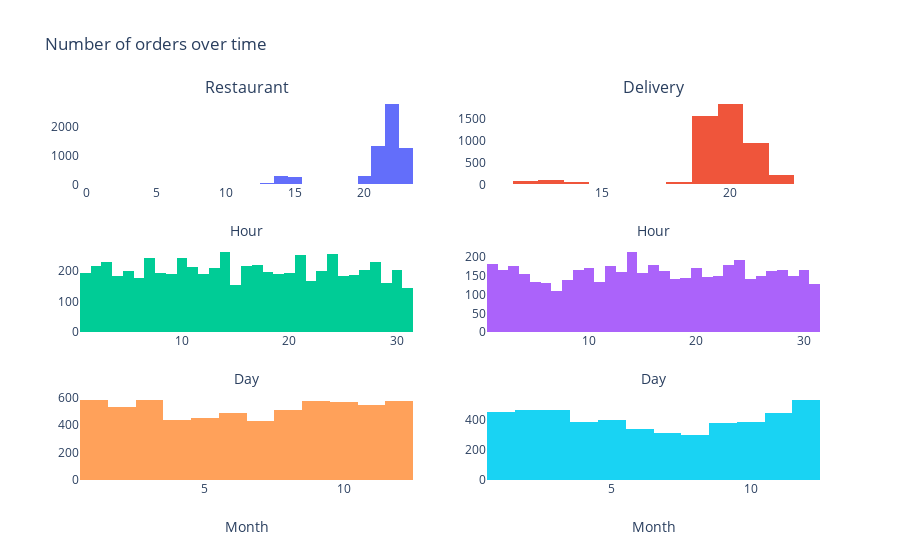

The notebook cell this image was saved under:
### Markdown cell above
### Explore order frequency over time

### Code cell
df_orders["Day"] =pd.DatetimeIndex(df_orders.InvoiceDateHour).day #most frequent days 
df_orders["Hour"] = pd.DatetimeIndex(df_orders.InvoiceDateHour).hour #most frequent request hours 
df_orders["Month"] = pd.DatetimeIndex(df_orders.InvoiceDateHour).month #most frequent request months 

# Split into restaurant orders and deliveries
df_rest = df_orders[df_orders.IsDelivery == 0] 
df_deli = df_orders[df_orders.IsDelivery == 1] 

fig = make_subplots(3,2, subplot_titles=["Restaurant", "Delivery"])

fig.add_trace(go.Histogram(x=df_rest.Hour,nbinsx=24, name="Restaurant Hour"),1,1)
fig.add_trace(go.Histogram(x=df_deli.Hour,nbinsx=24, name="Delivery Hour"),1,2)

fig.add_trace(go.Histogram(x=df_rest.Day,nbinsx=31, name="Restaurant Day"),2,1)
fig.add_trace(go.Histogram(x=df_deli.Day,nbinsx=31, name="Delivery Day"),2,2)

fig.add_trace(go.Histogram(x=df_rest.Month,nbinsx=12, name="Restaurant Month"),3,1)
fig.add_trace(go.Histogram(x=df_deli.Month,nbinsx=12, name="Delivery Month"),3,2)

fig.update_xaxes(title_text="Hour", row=1, col=1)
fig.update_xaxes(title_text="Hour", row=1, col=2)
fig.update_xaxes(title_text="Day", row=2, col=1)
fig.update_xaxes(title_text="Day", row=2, col=2)
fig.update_xaxes(title_text="Month", row=3, col=1)
fig.update_xaxes(title_text="Month", row=3, col=2)

fig.update_layout(title_text="Number of orders over time", plot_bgcolor="white", showlegend=False)

fig.show()

### Figure 1 — Plotly figure (JSON) as saved in the notebook; plotly's stock layout.template omitted (floating-point values rounded to 4 significant figures; data arrays with more than 128 entries replaced by an {"elided": "..."} marker saying what was removed)
{"data": [{"name": "Restaurant Hour", "nbinsx": 24, "type": "histogram", "x": {"elided": "6281 int values"}, "xaxis": "x", "yaxis": "y"}, {"name": "Delivery Hour", "nbinsx": 24, "type": "histogram", "x": {"elided": "4866 int values"}, "xaxis": "x2", "yaxis": "y2"}, {"name": "Restaurant Day", "nbinsx": 31, "type": "histogram", "x": {"elided": "6281 int values"}, "xaxis": "x3", "yaxis": "y3"}, {"name": "Delivery Day", "nbinsx": 31, "type": "histogram", "x": {"elided": "4866 int values"}, "xaxis": "x4", "yaxis": "y4"}, {"name": "Restaurant Month", "nbinsx": 12, "type": "histogram", "x": {"elided": "6281 int values"}, "xaxis": "x5", "yaxis": "y5"}, {"name": "Delivery Month", "nbinsx": 12, "type": "histogram", "x": {"elided": "4866 int values"}, "xaxis": "x6", "yaxis": "y6"}], "layout": {"annotations": [{"font": {"size": 16}, "showarrow": false, "text": "Restaurant", "x": 0.225, "xanchor": "center", "xref": "paper", "y": 1, "yanchor": "bottom", "yref": "paper"}, {"font": {"size": 16}, "showarrow": false, "text": "Delivery", "x": 0.775, "xanchor": "center", "xref": "paper", "y": 1, "yanchor": "bottom", "yref": "paper"}], "plot_bgcolor": "white", "showlegend": false, "title": {"text": "Number of orders over time"}, "xaxis": {"anchor": "y", "domain": [0, 0.45], "title": {"text": "Hour"}}, "xaxis2": {"anchor": "y2", "domain": [0.55, 1], "title": {"text": "Hour"}}, "xaxis3": {"anchor": "y3", "domain": [0, 0.45], "title": {"text": "Day"}}, "xaxis4": {"anchor": "y4", "domain": [0.55, 1], "title": {"text": "Day"}}, "xaxis5": {"anchor": "y5", "domain": [0, 0.45], "title": {"text": "Month"}}, "xaxis6": {"anchor": "y6", "domain": [0.55, 1], "title": {"text": "Month"}}, "yaxis": {"anchor": "x", "domain": [0.7778, 1]}, "yaxis2": {"anchor": "x2", "domain": [0.7778, 1]}, "yaxis3": {"anchor": "x3", "domain": [0.3889, 0.6111]}, "yaxis4": {"anchor": "x4", "domain": [0.3889, 0.6111]}, "yaxis5": {"anchor": "x5", "domain": [0, 0.2222]}, "yaxis6": {"anchor": "x6", "domain": [0, 0.2222]}}}
